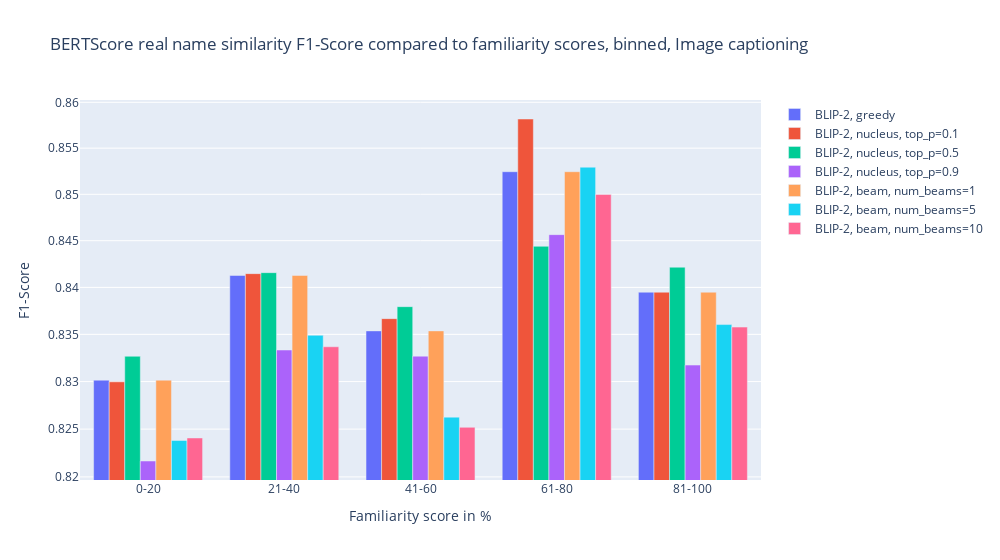
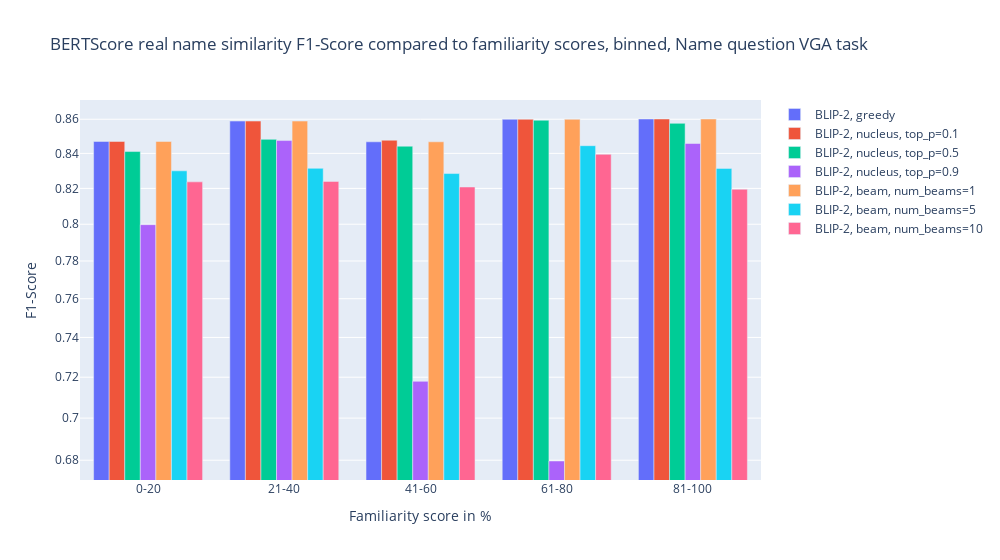

The notebook cell these images were saved under, in order:
### Code cell
input_types = ['caption', 'name', 'real']
figs = []

familiarity_data = data.copy()

num_bins = 5
category_bins_familiarity = pd.cut(familiarity_data['familiarity score'], bins=num_bins)
familiarity_data['category bin familiarity'] = category_bins_familiarity.astype(str)

for input in input_types:
    fig = go.Figure()
    for column in familiarity_scores.keys():
        if input in column:
            
            familiarity_data[f'{column} f1-score'] = familiarity_scores[column][-1]
            data[f'{column} f1-score'] = familiarity_scores[column][-1]
            
            f1_plot_data = familiarity_data.groupby('category bin familiarity')[f'{column} f1-score'].mean().reset_index()

            
            new_name = re.sub(r', {} familiarity bertscore'.format(input), '', re.sub('BLIP-2+\s', '', column))
            bar_trace = go.Bar(
                            x=f1_plot_data['category bin familiarity'],
                            y=f1_plot_data[f'{column} f1-score'],
                            name=f'{new_name}',
                        )
            fig.add_trace(bar_trace)
            
            print(f"{column} Precision mean is ", np.mean(np.array(familiarity_scores[column][0])))
            print(f"{column} Precision median is ", np.median(np.array(familiarity_scores[column][0])))
            print(f"{column} Precision std is ", np.std(np.array(familiarity_scores[column][0])))
            
            print(f"{column} Recall mean is ", np.mean(np.array(familiarity_scores[column][1])))
            print(f"{column} Recall median is ", np.median(np.array(familiarity_scores[column][1])))
            print(f"{column} Recall std is ", np.std(np.array(familiarity_scores[column][1])))
            
            print(f"{column} F1-score mean is ", np.mean(np.array(familiarity_scores[column][2])))
            print(f"{column} F1-score median is ", np.median(np.array(familiarity_scores[column][2])))
            print(f"{column} F1-score std is ", np.std(np.array(familiarity_scores[column][2])))
            print(f"=========================== END OF {column} ==============================")
    if input == 'real':
        fig_name = f'Identity question VGA task'
    elif input == 'name':
        fig_name = 'Name question VGA task'
    else:
        fig_name = 'Image captioning'
    fig.update_layout(
    width=1000,
    yaxis_type='log',
    title=f'BERTScore real name similarity F1-Score compared to familiarity scores, binned, {fig_name}',
    xaxis=dict(title='Familiarity score in %', tickmode = 'array',
            tickvals = [0, 1, 2, 3, 4],
        ticktext = ['0-20', '21-40', '41-60', '61-80', '81-100']),
    yaxis=dict(title=f'F1-Score'),
            barmode='group')
        
    fig.show()

### Figure 1 — Plotly figure (JSON) as saved in the notebook; plotly's stock layout.template omitted (floating-point values rounded to 4 significant figures)
{"data": [{"name": "BLIP-2, greedy", "type": "bar", "x": ["(18.6, 34.2]", "(2.922, 18.6]", "(34.2, 49.8]", "(49.8, 65.4]", "(65.4, 81.0]"], "y": [0.8302, 0.8413, 0.8354, 0.8524, 0.8395]}, {"name": "BLIP-2, nucleus, top_p=0.1", "type": "bar", "x": ["(18.6, 34.2]", "(2.922, 18.6]", "(34.2, 49.8]", "(49.8, 65.4]", "(65.4, 81.0]"], "y": [0.83, 0.8415, 0.8367, 0.8582, 0.8395]}, {"name": "BLIP-2, nucleus, top_p=0.5", "type": "bar", "x": ["(18.6, 34.2]", "(2.922, 18.6]", "(34.2, 49.8]", "(49.8, 65.4]", "(65.4, 81.0]"], "y": [0.8327, 0.8416, 0.8379, 0.8444, 0.8422]}, {"name": "BLIP-2, nucleus, top_p=0.9", "type": "bar", "x": ["(18.6, 34.2]", "(2.922, 18.6]", "(34.2, 49.8]", "(49.8, 65.4]", "(65.4, 81.0]"], "y": [0.8217, 0.8333, 0.8327, 0.8457, 0.8317]}, {"name": "BLIP-2, beam, num_beams=1", "type": "bar", "x": ["(18.6, 34.2]", "(2.922, 18.6]", "(34.2, 49.8]", "(49.8, 65.4]", "(65.4, 81.0]"], "y": [0.8302, 0.8413, 0.8354, 0.8524, 0.8395]}, {"name": "BLIP-2, beam, num_beams=5", "type": "bar", "x": ["(18.6, 34.2]", "(2.922, 18.6]", "(34.2, 49.8]", "(49.8, 65.4]", "(65.4, 81.0]"], "y": [0.8238, 0.8349, 0.8263, 0.8529, 0.836]}, {"name": "BLIP-2, beam, num_beams=10", "type": "bar", "x": ["(18.6, 34.2]", "(2.922, 18.6]", "(34.2, 49.8]", "(49.8, 65.4]", "(65.4, 81.0]"], "y": [0.8241, 0.8337, 0.8252, 0.85, 0.8358]}], "layout": {"barmode": "group", "title": {"text": "BERTScore real name similarity F1-Score compared to familiarity scores, binned, Image captioning"}, "width": 1000, "xaxis": {"tickmode": "array", "ticktext": ["0-20", "21-40", "41-60", "61-80", "81-100"], "tickvals": [0, 1, 2, 3, 4], "title": {"text": "Familiarity score in %"}}, "yaxis": {"title": {"text": "F1-Score"}, "type": "log"}}}

### Figure 2 — Plotly figure (JSON) as saved in the notebook; plotly's stock layout.template omitted (floating-point values rounded to 4 significant figures)
{"data": [{"name": "BLIP-2, greedy", "type": "bar", "x": ["(18.6, 34.2]", "(2.922, 18.6]", "(34.2, 49.8]", "(49.8, 65.4]", "(65.4, 81.0]"], "y": [0.8469, 0.8589, 0.8467, 0.86, 0.8601]}, {"name": "BLIP-2, nucleus, top_p=0.1", "type": "bar", "x": ["(18.6, 34.2]", "(2.922, 18.6]", "(34.2, 49.8]", "(49.8, 65.4]", "(65.4, 81.0]"], "y": [0.8469, 0.8589, 0.8477, 0.86, 0.8601]}, {"name": "BLIP-2, nucleus, top_p=0.5", "type": "bar", "x": ["(18.6, 34.2]", "(2.922, 18.6]", "(34.2, 49.8]", "(49.8, 65.4]", "(65.4, 81.0]"], "y": [0.8411, 0.8482, 0.8442, 0.8594, 0.8576]}, {"name": "BLIP-2, nucleus, top_p=0.9", "type": "bar", "x": ["(18.6, 34.2]", "(2.922, 18.6]", "(34.2, 49.8]", "(49.8, 65.4]", "(65.4, 81.0]"], "y": [0.7998, 0.8475, 0.718, 0.6796, 0.8457]}, {"name": "BLIP-2, beam, num_beams=1", "type": "bar", "x": ["(18.6, 34.2]", "(2.922, 18.6]", "(34.2, 49.8]", "(49.8, 65.4]", "(65.4, 81.0]"], "y": [0.8469, 0.8589, 0.8467, 0.86, 0.8601]}, {"name": "BLIP-2, beam, num_beams=5", "type": "bar", "x": ["(18.6, 34.2]", "(2.922, 18.6]", "(34.2, 49.8]", "(49.8, 65.4]", "(65.4, 81.0]"], "y": [0.83, 0.8314, 0.8284, 0.8445, 0.8314]}, {"name": "BLIP-2, beam, num_beams=10", "type": "bar", "x": ["(18.6, 34.2]", "(2.922, 18.6]", "(34.2, 49.8]", "(49.8, 65.4]", "(65.4, 81.0]"], "y": [0.8237, 0.824, 0.8208, 0.8395, 0.8195]}], "layout": {"barmode": "group", "title": {"text": "BERTScore real name similarity F1-Score compared to familiarity scores, binned, Name question VGA task"}, "width": 1000, "xaxis": {"tickmode": "array", "ticktext": ["0-20", "21-40", "41-60", "61-80", "81-100"], "tickvals": [0, 1, 2, 3, 4], "title": {"text": "Familiarity score in %"}}, "yaxis": {"title": {"text": "F1-Score"}, "type": "log"}}}
